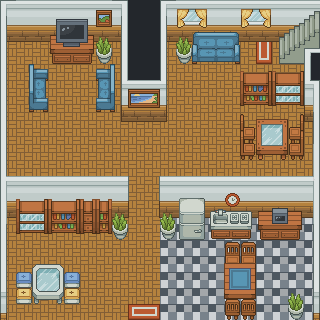

This is a level from a 2D game, rendered from its Tiled map with the project's own tilesets. A one-line summary and the map file follow, with tile-layer data summarised:
An orthogonal 20x20 tile map with 16x16 px tiles, 1 tile layer (Tile Layer 1).

<map version="1.0" orientation="orthogonal" renderorder="right-down" width="20" height="20" tilewidth="16" tileheight="16" nextobjectid="1">
 <tileset firstgid="1" name="indoor_free_tileset__by_thegreatblaid-d5x95zt" tilewidth="16" tileheight="16" tilecount="741">
  <image source="indoor_free_tileset__by_thegreatblaid-d5x95zt.png" trans="ff00ff" width="624" height="304" />
 </tileset>
 <layer name="Tile Layer 1" width="20" height="20">
  <data>[400 cells, 400 non-empty, 356 distinct tile ids]</data>
 </layer>
</map>
